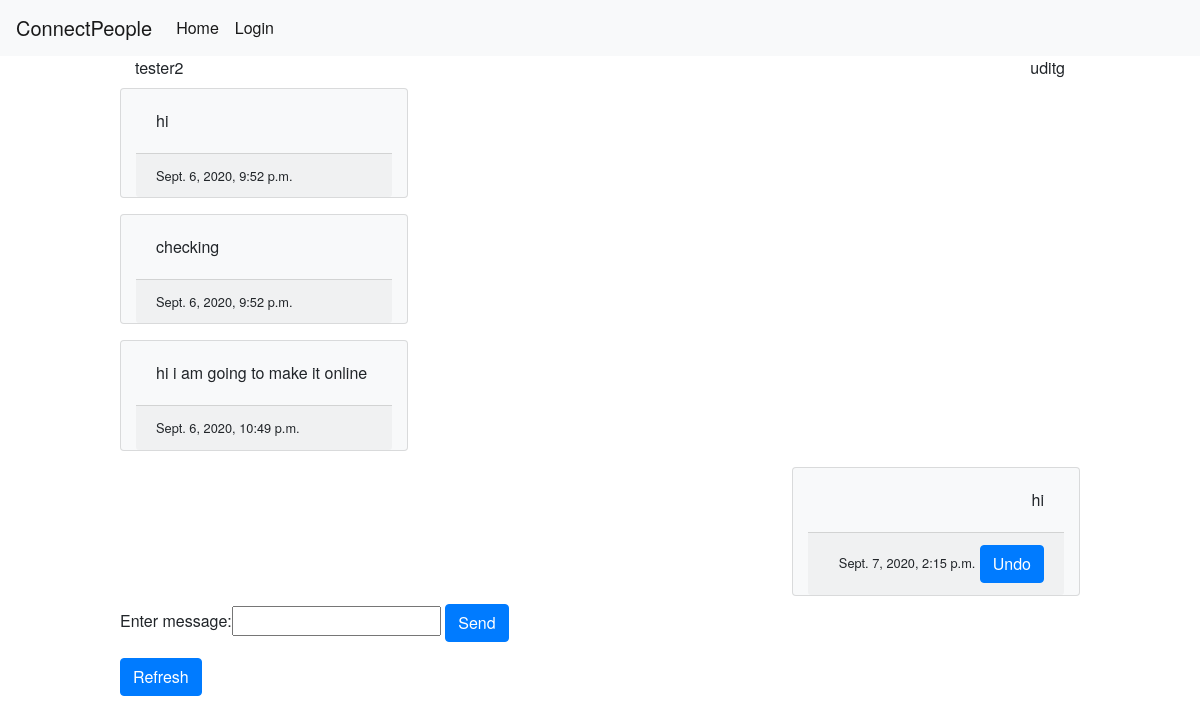
Page /chatapp/chat/1/9/messages on the earlier database version.
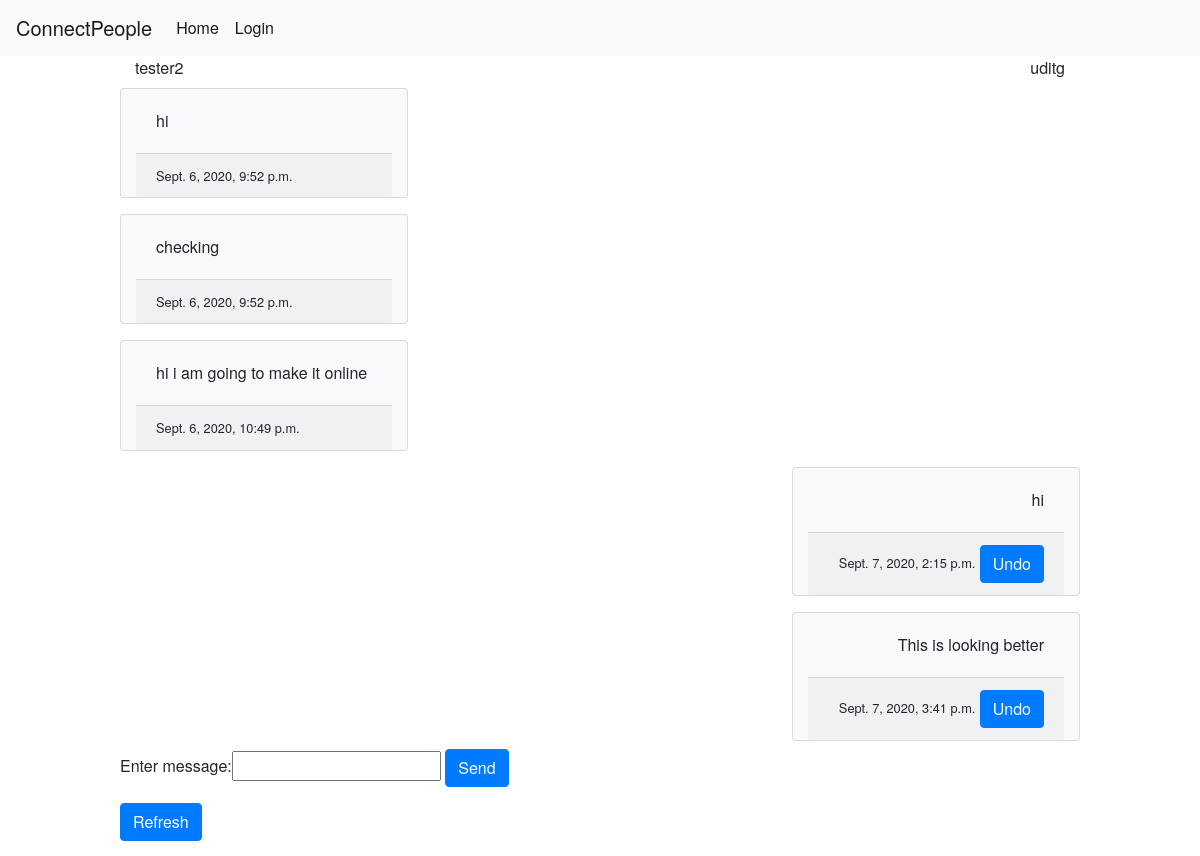
Same page on the later database version.
### chatapp/models.py (models this page shows, shortened)
class Message(models.Model):
    msg_text = models.CharField(max_length=200, blank=False)
    send_time = models.DateTimeField(default=datetime.now)
    sender = models.ForeignKey(User, related_name='sender_user', on_delete=models.CASCADE)
    reciever = models.ForeignKey(User, related_name='reciever_user', on_delete=models.CASCADE)

### chatapp/views.py (the view, shortened to what this page needs)
# urls.py: path('chat/<int:sender_id>/<int:reciever_id>/messages', views.chatpage, name='chatpage'),
def chatpage(request, sender_id, reciever_id):
    sender = User.objects.get(pk=sender_id)
    reciever = User.objects.get(pk=reciever_id)
    messages = Message.objects.filter((Q(sender=sender) | Q(sender=reciever)),
                                      (Q(reciever=reciever) | Q(reciever=sender))).order_by("send_time")
    form = MessageForm()
    context = {'sender': sender, 'reciever': reciever, 'messages': messages, 'form': form}
    return render(request, 'chatapp/chatpage.html', context)

### chatapp/forms.py
class MessageForm(forms.Form):
    message_text = forms.CharField(label="Enter message", max_length=50)

### chatapp/templates/chatapp/chatpage.html (shortened to what this page needs)
{% extends 'chatapp/base.html'%}
{%block content%}
<div class="container">
    <div class="row">
        <div class="col text-left">
            {{reciever.username}}
        </div>
        <div class="col text-right">
            {{sender.username}}
        </div>
    </div>
    {%for message in messages%}
        <div class="row">
            {%if message.sender.id == sender.id%}
                <div class="col"></div>
                <div class="col text-right card text-black bg-light my-2" style="max-width: 18rem;">
                    <div class="card-body">
                        <p class="card-text">
                            {{message.msg_text}}
                        </p>
                    </div>
                    <div class="card-footer">
                        <small class="text-black">{{message.send_time}}</small>
                        <a class="btn btn-primary"
                           href="{%url 'chatapp:delete_chat_message' message.sender_id message.reciever_id message.id%}">
                            Undo
                        </a>
                    </div>
                </div>
            {%else%}
                <div class="col text-left card text-black bg-light my-2" style="max-width: 18rem;">
                    <div class="card-body">
                        <p class="card-text">
                            {{message.msg_text}}
                        </p>
                    </div>
                    <div class="card-footer">
                        <small class="text-black">{{message.send_time}}</small>
                    </div>
                </div>
            {%endif%}
        </div>
    {% endfor %}
</div>
<form action="{% url 'chatapp:chatpage' sender.id reciever.id%}" method="post">
    {{form}}
    <input type="submit" value="Send" class="btn btn-primary">
</form>
<form action="{%url 'chatapp:chatpage' sender.id reciever.id%}">
    <input type="submit" value="Refresh" class="btn btn-primary">
</form>
{%endblock content%}

Differences in the rows shown:
added Message: msg_text "This is looking better", send_time "Sept. 7, 2020, 3:41 p.m."
